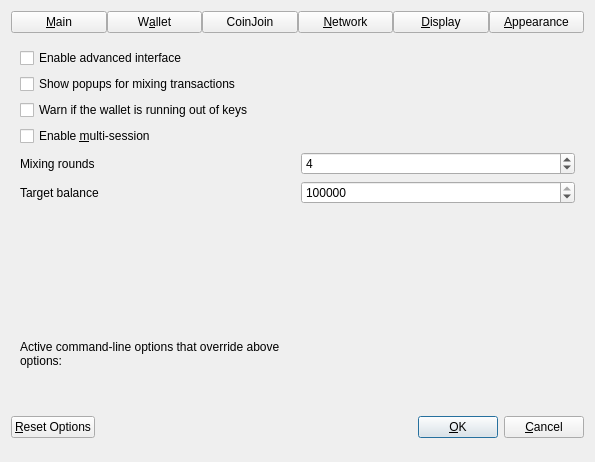
<?xml version="1.0" encoding="UTF-8"?>
<ui version="4.0">
 <class>OptionsDialog</class>
 <widget class="QDialog" name="OptionsDialog">
  <property name="geometry">
   <rect>
    <x>0</x>
    <y>0</y>
    <width>595</width>
    <height>462</height>
   </rect>
  </property>
  <property name="sizePolicy">
   <sizepolicy hsizetype="Fixed" vsizetype="Fixed">
    <horstretch>0</horstretch>
    <verstretch>0</verstretch>
   </sizepolicy>
  </property>
  <property name="windowTitle">
   <string>Options</string>
  </property>
  <property name="modal">
   <bool>true</bool>
  </property>
  <layout class="QVBoxLayout" name="verticalLayout">
   <item>
    <layout class="QHBoxLayout" name="horizontalLayout_Buttons_2">
     <property name="spacing">
      <number>0</number>
     </property>
     <property name="topMargin">
      <number>0</number>
     </property>
     <item>
      <widget class="QPushButton" name="btnMain">
       <property name="text">
        <string>&amp;Main</string>
       </property>
       <property name="checkable">
        <bool>true</bool>
       </property>
      </widget>
     </item>
     <item>
      <widget class="QPushButton" name="btnWallet">
       <property name="text">
        <string>W&amp;allet</string>
       </property>
       <property name="checkable">
        <bool>true</bool>
       </property>
      </widget>
     </item>
     <item>
      <widget class="QPushButton" name="btnCoinJoin">
       <property name="text">
        <string notr="true">CoinJoin</string>
       </property>
       <property name="checkable">
        <bool>true</bool>
       </property>
      </widget>
     </item>
     <item>
      <widget class="QPushButton" name="btnNetwork">
       <property name="text">
        <string>&amp;Network</string>
       </property>
       <property name="checkable">
        <bool>true</bool>
       </property>
      </widget>
     </item>
     <item>
      <widget class="QPushButton" name="btnDisplay">
       <property name="text">
        <string>&amp;Display</string>
       </property>
       <property name="checkable">
        <bool>true</bool>
       </property>
      </widget>
     </item>
     <item>
      <widget class="QPushButton" name="btnAppearance">
       <property name="text">
        <string>&amp;Appearance</string>
       </property>
       <property name="checkable">
        <bool>true</bool>
       </property>
      </widget>
     </item>
    </layout>
   </item>
   <item>
    <widget class="QStackedWidget" name="stackedWidgetOptions">
     <property name="minimumSize">
      <size>
       <width>0</width>
       <height>0</height>
      </size>
     </property>
     <property name="currentIndex">
      <number>2</number>
     </property>
     <widget class="QWidget" name="pageMain">
      <layout class="QVBoxLayout" name="verticalLayout_Main">
       <item>
        <widget class="QCheckBox" name="bitcoinAtStartup">
         <property name="toolTip">
          <string>Automatically start %1 after logging in to the system.</string>
         </property>
         <property name="text">
          <string>&amp;Start %1 on system login</string>
         </property>
        </widget>
       </item>
       <item>
        <widget class="QCheckBox" name="hideTrayIcon">
         <property name="toolTip">
          <string>Hide the icon from the system tray.</string>
         </property>
         <property name="text">
          <string>&amp;Hide tray icon</string>
         </property>
        </widget>
       </item>
       <item>
        <widget class="QCheckBox" name="minimizeToTray">
         <property name="toolTip">
          <string>Show only a tray icon after minimizing the window.</string>
         </property>
         <property name="text">
          <string>&amp;Minimize to the tray instead of the taskbar</string>
         </property>
        </widget>
       </item>
       <item>
        <widget class="QCheckBox" name="minimizeOnClose">
         <property name="toolTip">
          <string>Minimize instead of exit the application when the window is closed. When this option is enabled, the application will be closed only after selecting Exit in the menu.</string>
         </property>
         <property name="text">
          <string>M&amp;inimize on close</string>
         </property>
        </widget>
       </item>
       <item>
        <layout class="QHBoxLayout" name="horizontalLayout_2_Main">
         <item>
          <widget class="QLabel" name="databaseCacheLabel">
           <property name="text">
            <string>Size of &amp;database cache</string>
           </property>
           <property name="textFormat">
            <enum>Qt::PlainText</enum>
           </property>
           <property name="buddy">
            <cstring>databaseCache</cstring>
           </property>
          </widget>
         </item>
         <item>
          <widget class="QSpinBox" name="databaseCache"/>
         </item>
         <item>
          <widget class="QLabel" name="databaseCacheUnitLabel">
           <property name="text">
            <string>MB</string>
           </property>
           <property name="textFormat">
            <enum>Qt::PlainText</enum>
           </property>
          </widget>
         </item>
         <item>
          <spacer name="horizontalSpacer_2_Main">
           <property name="orientation">
            <enum>Qt::Horizontal</enum>
           </property>
           <property name="sizeHint" stdset="0">
            <size>
             <width>40</width>
             <height>20</height>
            </size>
           </property>
          </spacer>
         </item>
        </layout>
       </item>
       <item>
        <layout class="QHBoxLayout" name="horizontalLayout_3_Main">
         <item>
          <widget class="QLabel" name="threadsScriptVerifLabel">
           <property name="text">
            <string>Number of script &amp;verification threads</string>
           </property>
           <property name="textFormat">
            <enum>Qt::PlainText</enum>
           </property>
           <property name="buddy">
            <cstring>threadsScriptVerif</cstring>
           </property>
          </widget>
         </item>
         <item>
          <widget class="QSpinBox" name="threadsScriptVerif">
           <property name="toolTip">
            <string>(0 = auto, &lt;0 = leave that many cores free)</string>
           </property>
          </widget>
         </item>
         <item>
          <spacer name="horizontalSpacer_3_Main">
           <property name="orientation">
            <enum>Qt::Horizontal</enum>
           </property>
           <property name="sizeHint" stdset="0">
            <size>
             <width>40</width>
             <height>20</height>
            </size>
           </property>
          </spacer>
         </item>
        </layout>
       </item>
       <item>
        <spacer name="verticalSpacer_Main">
         <property name="orientation">
          <enum>Qt::Vertical</enum>
         </property>
         <property name="sizeHint" stdset="0">
          <size>
           <width>20</width>
           <height>40</height>
          </size>
         </property>
        </spacer>
       </item>
      </layout>
     </widget>
     <widget class="QWidget" name="pageWallet">
      <layout class="QVBoxLayout" name="verticalLayout_Wallet">
       <item>
        <layout class="QVBoxLayout" name="verticalLayout_2">
         <item>
          <widget class="QCheckBox" name="coinControlFeatures">
           <property name="toolTip">
            <string>Whether to show coin control features or not.</string>
           </property>
           <property name="text">
            <string>Enable coin &amp;control features</string>
           </property>
          </widget>
         </item>
         <item>
          <widget class="QCheckBox" name="showSmartnodesTab">
           <property name="toolTip">
            <string>Show additional tab listing all your smartnodes in first sub-tab&lt;br/&gt;and all smartnodes on the network in second sub-tab.</string>
           </property>
           <property name="text">
            <string>Show Smartnodes Tab</string>
           </property>
          </widget>
         </item>
         <item>
          <widget class="QCheckBox" name="spendZeroConfChange">
           <property name="toolTip">
            <string>If you disable the spending of unconfirmed change, the change from a transaction&lt;br/&gt;cannot be used until that transaction has at least one confirmation.&lt;br/&gt;This also affects how your balance is computed.</string>
           </property>
           <property name="text">
            <string>&amp;Spend unconfirmed change</string>
           </property>
          </widget>
         </item>
         <item>
          <widget class="QCheckBox" name="coinJoinEnabled">
           <property name="toolTip">
            <string>Show mixing interface on Overview screen and reveal an additional screen which allows to spend fully mixed coins only.&lt;br/&gt;A new tab with more settings will also appear in this dialog, please make sure to check them before mixing your coins.</string>
           </property>
           <property name="text">
            <string notr="true">Enable CoinJoin features</string>
           </property>
          </widget>
         </item>
        </layout>
       </item>
       <item>
        <spacer name="verticalSpacer_Wallet">
         <property name="orientation">
          <enum>Qt::Vertical</enum>
         </property>
         <property name="sizeHint" stdset="0">
          <size>
           <width>20</width>
           <height>40</height>
          </size>
         </property>
        </spacer>
       </item>
      </layout>
     </widget>
     <widget class="QWidget" name="pageCoinJoin">
      <layout class="QVBoxLayout" name="verticalLayout_4">
       <item>
        <widget class="QCheckBox" name="showAdvancedCJUI">
         <property name="toolTip">
          <string>Show additional information and buttons on overview screen.</string>
         </property>
         <property name="text">
          <string>Enable advanced interface</string>
         </property>
        </widget>
       </item>
       <item>
        <widget class="QCheckBox" name="showCoinJoinPopups">
         <property name="toolTip">
          <string>Show system popups for mixing transactions&lt;br/&gt;just like for all other transaction types.</string>
         </property>
         <property name="text">
          <string>Show popups for mixing transactions</string>
         </property>
        </widget>
       </item>
       <item>
        <widget class="QCheckBox" name="lowKeysWarning">
         <property name="toolTip">
          <string>Show warning dialog when the wallet has very low number of keys left.</string>
         </property>
         <property name="text">
          <string>Warn if the wallet is running out of keys</string>
         </property>
        </widget>
       </item>
       <item>
        <widget class="QCheckBox" name="coinJoinMultiSession">
         <property name="toolTip">
          <string>Whether to use experimental mode with multiple mixing sessions per block.&lt;br/&gt;Note: You must use this feature carefully.&lt;br/&gt;Make sure you always have recent wallet (auto)backup in a safe place!</string>
         </property>
         <property name="text">
          <string>Enable &amp;multi-session</string>
         </property>
        </widget>
       </item>
       <item>
        <layout class="QHBoxLayout" name="horizontalLayout_4_Wallet">
         <item>
          <widget class="QLabel" name="lblCoinJoinRoundsText">
           <property name="toolTip">
            <string>This setting determines the amount of individual smartnodes that an input will be mixed through.&lt;br/&gt;More rounds of mixing gives a higher degree of privacy, but also costs more in fees.</string>
           </property>
           <property name="text">
            <string>Mixing rounds</string>
           </property>
          </widget>
         </item>
         <item>
          <widget class="QSpinBox" name="coinJoinRounds">
           <property name="minimum">
            <number>2</number>
           </property>
           <property name="maximum">
            <number>16</number>
           </property>
           <property name="value">
            <number>4</number>
           </property>
          </widget>
         </item>
        </layout>
       </item>
       <item>
        <layout class="QHBoxLayout" name="horizontalLayout">
         <item>
          <widget class="QLabel" name="lblCoinJoinAmountText">
           <property name="toolTip">
            <string>This amount acts as a threshold to turn off mixing once it's reached.</string>
           </property>
           <property name="statusTip">
            <string notr="true"/>
           </property>
           <property name="whatsThis">
            <string notr="true"/>
           </property>
           <property name="accessibleName">
            <string notr="true"/>
           </property>
           <property name="accessibleDescription">
            <string notr="true"/>
           </property>
           <property name="text">
            <string>Target balance</string>
           </property>
          </widget>
         </item>
         <item>
          <widget class="QSpinBox" name="coinJoinAmount">
           <property name="minimum">
            <number>1000</number>
           </property>
           <property name="maximum">
            <number>2000000</number>
           </property>
           <property name="singleStep">
            <number>1000</number>
           </property>
           <property name="value">
            <number>1000000</number>
           </property>
          </widget>
         </item>
        </layout>
       </item>
       <item>
        <spacer name="verticalSpacerPS">
         <property name="orientation">
          <enum>Qt::Vertical</enum>
         </property>
         <property name="sizeHint" stdset="0">
          <size>
           <width>20</width>
           <height>40</height>
          </size>
         </property>
        </spacer>
       </item>
      </layout>
     </widget>
     <widget class="QWidget" name="pageNetwork">
      <layout class="QVBoxLayout" name="verticalLayout_Network">
       <item>
        <widget class="QCheckBox" name="mapPortUpnp">
         <property name="toolTip">
          <string>Automatically open the Enig Core client port on the router. This only works when your router supports UPnP and it is enabled.</string>
         </property>
         <property name="text">
          <string>Map port using &amp;UPnP</string>
         </property>
        </widget>
       </item>
       <item>
        <widget class="QCheckBox" name="allowIncoming">
         <property name="toolTip">
          <string>Accept connections from outside.</string>
         </property>
         <property name="text">
          <string>Allow incomin&amp;g connections</string>
         </property>
        </widget>
       </item>
       <item>
        <widget class="QCheckBox" name="connectSocks">
         <property name="toolTip">
          <string>Connect to the Enig network through a SOCKS5 proxy.</string>
         </property>
         <property name="text">
          <string>&amp;Connect through SOCKS5 proxy (default proxy):</string>
         </property>
        </widget>
       </item>
       <item>
        <layout class="QHBoxLayout" name="horizontalLayout_1_Network">
         <item>
          <widget class="QLabel" name="proxyIpLabel">
           <property name="text">
            <string>Proxy &amp;IP:</string>
           </property>
           <property name="textFormat">
            <enum>Qt::PlainText</enum>
           </property>
           <property name="buddy">
            <cstring>proxyIp</cstring>
           </property>
          </widget>
         </item>
         <item>
          <widget class="QValidatedLineEdit" name="proxyIp">
           <property name="minimumSize">
            <size>
             <width>140</width>
             <height>0</height>
            </size>
           </property>
           <property name="maximumSize">
            <size>
             <width>140</width>
             <height>16777215</height>
            </size>
           </property>
           <property name="toolTip">
            <string>IP address of the proxy (e.g. IPv4: 127.0.0.1 / IPv6: ::1)</string>
           </property>
          </widget>
         </item>
         <item>
          <widget class="QLabel" name="proxyPortLabel">
           <property name="text">
            <string>&amp;Port:</string>
           </property>
           <property name="textFormat">
            <enum>Qt::PlainText</enum>
           </property>
           <property name="buddy">
            <cstring>proxyPort</cstring>
           </property>
          </widget>
         </item>
         <item>
          <widget class="QLineEdit" name="proxyPort">
           <property name="minimumSize">
            <size>
             <width>60</width>
             <height>0</height>
            </size>
           </property>
           <property name="maximumSize">
            <size>
             <width>60</width>
             <height>16777215</height>
            </size>
           </property>
           <property name="toolTip">
            <string>Port of the proxy (e.g. 9050)</string>
           </property>
          </widget>
         </item>
         <item>
          <spacer name="horizontalSpacer_1_Network">
           <property name="orientation">
            <enum>Qt::Horizontal</enum>
           </property>
           <property name="sizeHint" stdset="0">
            <size>
             <width>40</width>
             <height>20</height>
            </size>
           </property>
          </spacer>
         </item>
        </layout>
       </item>
       <item>
        <layout class="QHBoxLayout" name="horizontalLayout_2_Network">
         <item>
          <widget class="QLabel" name="proxyActiveNets">
           <property name="text">
            <string>Used for reaching peers via:</string>
           </property>
           <property name="textFormat">
            <enum>Qt::PlainText</enum>
           </property>
          </widget>
         </item>
         <item>
          <widget class="QCheckBox" name="proxyReachIPv4">
           <property name="enabled">
            <bool>false</bool>
           </property>
           <property name="toolTip">
            <string>Shows if the supplied default SOCKS5 proxy is used to reach peers via this network type.</string>
           </property>
           <property name="text">
            <string>IPv4</string>
           </property>
          </widget>
         </item>
         <item>
          <widget class="QCheckBox" name="proxyReachIPv6">
           <property name="enabled">
            <bool>false</bool>
           </property>
           <property name="toolTip">
            <string>Shows if the supplied default SOCKS5 proxy is used to reach peers via this network type.</string>
           </property>
           <property name="text">
            <string>IPv6</string>
           </property>
          </widget>
         </item>
         <item>
          <widget class="QCheckBox" name="proxyReachTor">
           <property name="enabled">
            <bool>false</bool>
           </property>
           <property name="toolTip">
            <string>Shows if the supplied default SOCKS5 proxy is used to reach peers via this network type.</string>
           </property>
           <property name="text">
            <string>Tor</string>
           </property>
          </widget>
         </item>
         <item>
          <spacer name="horizontalSpacer_2_Network">
           <property name="orientation">
            <enum>Qt::Horizontal</enum>
           </property>
           <property name="sizeHint" stdset="0">
            <size>
             <width>40</width>
             <height>20</height>
            </size>
           </property>
          </spacer>
         </item>
        </layout>
       </item>
       <item>
        <widget class="QCheckBox" name="connectSocksTor">
         <property name="toolTip">
          <string>Connect to the Enig network through a separate SOCKS5 proxy for Tor hidden services.</string>
         </property>
         <property name="text">
          <string>Use separate SOCKS&amp;5 proxy to reach peers via Tor hidden services:</string>
         </property>
        </widget>
       </item>
       <item>
        <layout class="QHBoxLayout" name="horizontalLayout_3_Network">
         <item>
          <widget class="QLabel" name="proxyIpTorLabel">
           <property name="text">
            <string>Proxy &amp;IP:</string>
           </property>
           <property name="textFormat">
            <enum>Qt::PlainText</enum>
           </property>
           <property name="buddy">
            <cstring>proxyIpTor</cstring>
           </property>
          </widget>
         </item>
         <item>
          <widget class="QValidatedLineEdit" name="proxyIpTor">
           <property name="minimumSize">
            <size>
             <width>140</width>
             <height>0</height>
            </size>
           </property>
           <property name="maximumSize">
            <size>
             <width>140</width>
             <height>16777215</height>
            </size>
           </property>
           <property name="toolTip">
            <string>IP address of the proxy (e.g. IPv4: 127.0.0.1 / IPv6: ::1)</string>
           </property>
          </widget>
         </item>
         <item>
          <widget class="QLabel" name="proxyPortTorLabel">
           <property name="text">
            <string>&amp;Port:</string>
           </property>
           <property name="textFormat">
            <enum>Qt::PlainText</enum>
           </property>
           <property name="buddy">
            <cstring>proxyPortTor</cstring>
           </property>
          </widget>
         </item>
         <item>
          <widget class="QLineEdit" name="proxyPortTor">
           <property name="minimumSize">
            <size>
             <width>60</width>
             <height>0</height>
            </size>
           </property>
           <property name="maximumSize">
            <size>
             <width>60</width>
             <height>16777215</height>
            </size>
           </property>
           <property name="toolTip">
            <string>Port of the proxy (e.g. 9050)</string>
           </property>
          </widget>
         </item>
         <item>
          <spacer name="horizontalSpacer_4_Network">
           <property name="orientation">
            <enum>Qt::Horizontal</enum>
           </property>
           <property name="sizeHint" stdset="0">
            <size>
             <width>40</width>
             <height>20</height>
            </size>
           </property>
          </spacer>
         </item>
        </layout>
       </item>
       <item>
        <spacer name="verticalSpacer_Network">
         <property name="orientation">
          <enum>Qt::Vertical</enum>
         </property>
         <property name="sizeHint" stdset="0">
          <size>
           <width>20</width>
           <height>40</height>
          </size>
         </property>
        </spacer>
       </item>
      </layout>
     </widget>
     <widget class="QWidget" name="pageDisplay">
      <layout class="QVBoxLayout" name="verticalLayout_Display">
       <item>
        <layout class="QHBoxLayout" name="horizontalLayout_1_Display">
         <item>
          <widget class="QLabel" name="langLabel">
           <property name="text">
            <string>User Interface &amp;language:</string>
           </property>
           <property name="textFormat">
            <enum>Qt::PlainText</enum>
           </property>
           <property name="buddy">
            <cstring>lang</cstring>
           </property>
          </widget>
         </item>
         <item>
          <widget class="QValueComboBox" name="lang">
           <property name="toolTip">
            <string>The user interface language can be set here. This setting will take effect after restarting %1.</string>
           </property>
          </widget>
         </item>
        </layout>
       </item>
       <item>
        <widget class="QLabel" name="label_3">
         <property name="toolTip">
          <string notr="true"/>
         </property>
         <property name="statusTip">
          <string notr="true"/>
         </property>
         <property name="whatsThis">
          <string notr="true"/>
         </property>
         <property name="accessibleName">
          <string notr="true"/>
         </property>
         <property name="text">
          <string>Language missing or translation incomplete? Help contributing translations here:
https://www.transifex.com/projects/p/enig/</string>
         </property>
         <property name="wordWrap">
          <bool>true</bool>
         </property>
         <property name="openExternalLinks">
          <bool>true</bool>
         </property>
         <property name="textInteractionFlags">
          <set>Qt::TextBrowserInteraction</set>
         </property>
        </widget>
       </item>
       <item>
        <widget class="Line" name="line">
         <property name="orientation">
          <enum>Qt::Horizontal</enum>
         </property>
        </widget>
       </item>
       <item>
        <layout class="QHBoxLayout" name="horizontalLayout_2_Display">
         <item>
          <widget class="QLabel" name="unitLabel">
           <property name="text">
            <string>&amp;Unit to show amounts in:</string>
           </property>
           <property name="textFormat">
            <enum>Qt::PlainText</enum>
           </property>
           <property name="buddy">
            <cstring>unit</cstring>
           </property>
          </widget>
         </item>
         <item>
          <widget class="QValueComboBox" name="unit">
           <property name="toolTip">
            <string>Choose the default subdivision unit to show in the interface and when sending coins.</string>
           </property>
          </widget>
         </item>
        </layout>
       </item>
       <item>
        <layout class="QHBoxLayout" name="horizontalLayout_5_Display">
         <item>
          <widget class="QLabel" name="digitsLabel">
           <property name="text">
            <string>Decimal digits</string>
           </property>
          </widget>
         </item>
         <item>
          <widget class="QValueComboBox" name="digits"/>
         </item>
        </layout>
       </item>
       <item>
        <layout class="QHBoxLayout" name="horizontalLayout_3_Display">
         <item>
          <widget class="QLabel" name="thirdPartyTxUrlsLabel">
           <property name="toolTip">
            <string>Third party URLs (e.g. a block explorer) that appear in the transactions tab as context menu items.&lt;br/&gt;%s in the URL is replaced by transaction hash. Multiple URLs are separated by vertical bar |.</string>
           </property>
           <property name="text">
            <string>&amp;Third party transaction URLs</string>
           </property>
           <property name="buddy">
            <cstring>thirdPartyTxUrls</cstring>
           </property>
          </widget>
         </item>
         <item>
          <widget class="QLineEdit" name="thirdPartyTxUrls">
           <property name="toolTip">
            <string>Third party URLs (e.g. a block explorer) that appear in the transactions tab as context menu items.&lt;br/&gt;%s in the URL is replaced by transaction hash. Multiple URLs are separated by vertical bar |.</string>
           </property>
          </widget>
         </item>
        </layout>
       </item>
       <item>
        <spacer name="verticalSpacer">
         <property name="orientation">
          <enum>Qt::Vertical</enum>
         </property>
         <property name="sizeHint" stdset="0">
          <size>
           <width>20</width>
           <height>40</height>
          </size>
         </property>
        </spacer>
       </item>
      </layout>
     </widget>
     <widget class="QWidget" name="pageAppearance">
      <layout class="QVBoxLayout" name="verticalLayout_3">
       <item>
        <widget class="QWidget" name="widgetAppearance" native="true"/>
       </item>
       <item>
        <spacer name="verticalSpacer_2">
         <property name="orientation">
          <enum>Qt::Vertical</enum>
         </property>
         <property name="sizeHint" stdset="0">
          <size>
           <width>20</width>
           <height>40</height>
          </size>
         </property>
        </spacer>
       </item>
      </layout>
     </widget>
    </widget>
   </item>
   <item>
    <widget class="QFrame" name="frame">
     <layout class="QVBoxLayout" name="verticalLayout_Bottom">
      <item>
       <layout class="QHBoxLayout" name="horizontalLayout_Bottom">
        <item>
         <widget class="QLabel" name="overriddenByCommandLineInfoLabel">
          <property name="text">
           <string>Active command-line options that override above options:</string>
          </property>
          <property name="textFormat">
           <enum>Qt::PlainText</enum>
          </property>
          <property name="wordWrap">
           <bool>true</bool>
          </property>
         </widget>
        </item>
        <item>
         <spacer name="horizontalSpacer_Bottom">
          <property name="orientation">
           <enum>Qt::Horizontal</enum>
          </property>
          <property name="sizeHint" stdset="0">
           <size>
            <width>40</width>
            <height>20</height>
           </size>
          </property>
         </spacer>
        </item>
       </layout>
      </item>
      <item>
       <widget class="QLabel" name="overriddenByCommandLineLabel">
        <property name="text">
         <string/>
        </property>
        <property name="textFormat">
         <enum>Qt::PlainText</enum>
        </property>
        <property name="wordWrap">
         <bool>true</bool>
        </property>
       </widget>
      </item>
     </layout>
    </widget>
   </item>
   <item>
    <layout class="QHBoxLayout" name="horizontalLayout_Buttons">
     <item>
      <widget class="QPushButton" name="resetButton">
       <property name="toolTip">
        <string>Reset all client options to default.</string>
       </property>
       <property name="text">
        <string>&amp;Reset Options</string>
       </property>
       <property name="autoDefault">
        <bool>false</bool>
       </property>
      </widget>
     </item>
     <item>
      <spacer name="horizontalSpacer_1">
       <property name="orientation">
        <enum>Qt::Horizontal</enum>
       </property>
       <property name="sizeHint" stdset="0">
        <size>
         <width>40</width>
         <height>48</height>
        </size>
       </property>
      </spacer>
     </item>
     <item>
      <widget class="QLabel" name="statusLabel">
       <property name="minimumSize">
        <size>
         <width>200</width>
         <height>0</height>
        </size>
       </property>
       <property name="text">
        <string/>
       </property>
       <property name="textFormat">
        <enum>Qt::PlainText</enum>
       </property>
       <property name="wordWrap">
        <bool>true</bool>
       </property>
      </widget>
     </item>
     <item>
      <spacer name="horizontalSpacer_2">
       <property name="orientation">
        <enum>Qt::Horizontal</enum>
       </property>
       <property name="sizeHint" stdset="0">
        <size>
         <width>40</width>
         <height>48</height>
        </size>
       </property>
      </spacer>
     </item>
     <item>
      <widget class="QPushButton" name="okButton">
       <property name="text">
        <string>&amp;OK</string>
       </property>
       <property name="autoDefault">
        <bool>false</bool>
       </property>
       <property name="default">
        <bool>true</bool>
       </property>
      </widget>
     </item>
     <item>
      <widget class="QPushButton" name="cancelButton">
       <property name="text">
        <string>&amp;Cancel</string>
       </property>
       <property name="autoDefault">
        <bool>false</bool>
       </property>
      </widget>
     </item>
    </layout>
   </item>
  </layout>
 </widget>
 <customwidgets>
  <customwidget>
   <class>QValidatedLineEdit</class>
   <extends>QLineEdit</extends>
   <header>qt/qvalidatedlineedit.h</header>
  </customwidget>
  <customwidget>
   <class>QValueComboBox</class>
   <extends>QComboBox</extends>
   <header>qt/qvaluecombobox.h</header>
  </customwidget>
 </customwidgets>
 <resources/>
 <connections/>
</ui>
